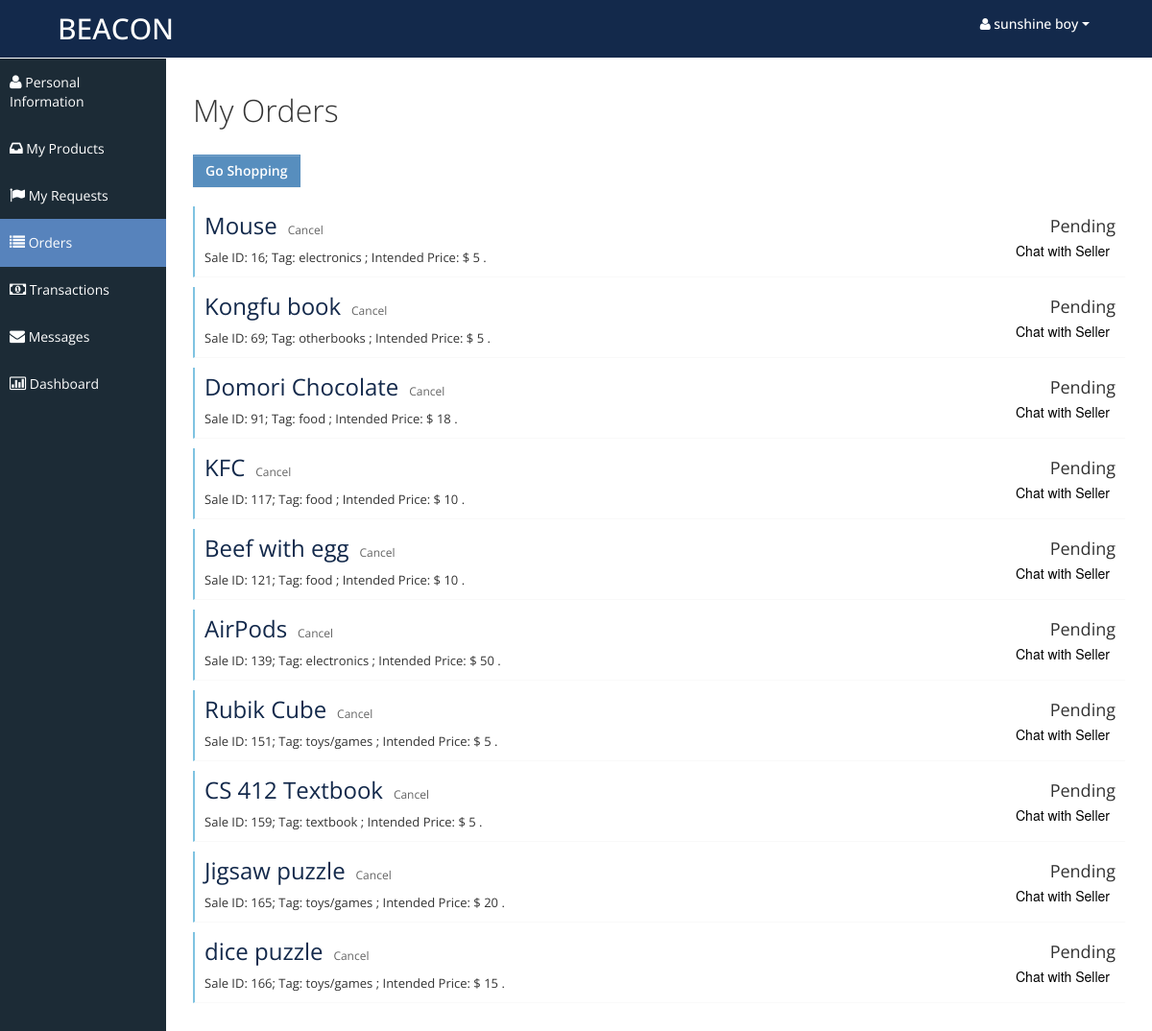
The page /myorders.php (signed in) on the database its author committed.
### tables this page shows
CREATE TABLE `Sales` (
  `SaleId` int NOT NULL,
  `SellerId` varchar(50) DEFAULT NULL,
  `ProductName` varchar(50) DEFAULT NULL,
  `Tag` varchar(50) DEFAULT NULL,
  `Description` varchar(500) DEFAULT NULL,
  `Image` varchar(100) DEFAULT NULL,
  `IntendedPrice` double DEFAULT NULL,
  `OriginalPrice` double DEFAULT NULL,
  `Depreciation` int DEFAULT NULL,
  `IntendedBuyerId` varchar(50) DEFAULT NULL,
  `DatePost` timestamp NOT NULL DEFAULT CURRENT_TIMESTAMP
);

### myorders.php (the view, shortened to what this page needs)
<?php
	$curr_user = $_SESSION['curr_user'];
	if (empty($curr_user)) {
		$msg = "curr_user is empty";
	}
	else {
		$conn = connectDB();
		$sql = "SELECT * FROM Sales WHERE IntendedBuyerId = '$curr_user'";
		$result = $conn->query($sql);
		if ($result) {
			$array = array();
			while($row = mysqli_fetch_assoc($result)){
				$array[]=$row;
			}
		} else {
			$msg = "No record" . $sql . "<br>" . $conn->error;
		}
	}
?>
<!DOCTYPE html>
<html lang="en">
<head>
	<link id="bootstrap-style" href="css/bootstrap.min.css" rel="stylesheet">
	<link href="css/bootstrap-responsive.min.css" rel="stylesheet">
	<link id="base-style" href="css/style.css" rel="stylesheet">
	<link id="base-style-responsive" href="css/style-responsive.css" rel="stylesheet">
</head>
<body>
	<div class="navbar">
		<div class="navbar-inner">
			<div class="container-fluid">
				<a class="brand" href="index.php"><span>BEACON</span></a>
				<div class="nav-no-collapse header-nav">
					<ul class="nav pull-right">
						<li class="dropdown">
							<a class="btn dropdown-toggle" data-toggle="dropdown" href="#">
								<span><span><i class="icon-user"> </i><?php echo $curr_user; ?></span>
								<span class="caret"></span>
							</a>
						</li>
					</ul>
				</div>
			</div>
		</div>
	</div>
	<div class="container-fluid-full">
	<div class="row-fluid">
	<div id="sidebar-left" class="span2">
		<div class="nav-collapse sidebar-nav">
			<ul class="nav nav-tabs nav-stacked main-menu">
				<li><a href="myprofile.php"><i class="icon-user"></i><span class="hidden-tablet"> Personal Information</span></a></li>
				<li><a href="myproducts.php"><i class="icon-inbox"></i><span class="hidden-tablet"> My Products</span></a></li>
				<li><a href="myrequests.php"><i class="icon-flag"></i><span class="hidden-tablet"> My Requests</span></a></li>
				<li><a href="myorders.php"><i class="icon-list"></i><span class="hidden-tablet"> Orders</span></a></li>
				<li><a href="mytransactions.php"><i class="icon-money"></i><span class="hidden-tablet"> Transactions</span></a></li>
				<li><a href="mymessages.php"><i class="icon-envelope"></i><span class="hidden-tablet"> Messages</span></a></li>
				<li><a href="dashboard.php"><i class="icon-bar-chart"></i><span class="hidden-tablet"> Dashboard</span></a></li>
			</ul>
		</div>
	</div>
	<div id="content" class="span10">
		<div class="row-fluid">
			<div class="span12">
				<h1>My Orders</h1> </br>
				<a href= "index.php" type="btn" class="btn btn-primary" style="font-weight:600;">Go Shopping</a>
				<?php foreach($array as $val): ?>
				<div class="task none" style="margin-top:10px;">
					<div class="desc">
						<span class="title">
							<a href="single-product.php?Id=<?php echo $val['SaleId'];?>&choosedb=Sales" style="color:#13294B;font-size:x-large;"><?php echo $val['ProductName']; ?></a>
						</span>&nbsp;
						<a href="javascript:void(0);" onclick="reject_sale(<?php echo $val['SaleId']; ?>)" style="font-size:12px;">Cancel</a>
						<div style="font-size:13px; margin-top:8px;">
							Sale ID: <?php echo $val['SaleId']; ?>;
							Tag: <?php echo $val['Tag']; ?> ;
							Intended Price: $ <?php echo $val['IntendedPrice']; ?> .
						</div>
					</div>
					<div class="time">
						<div class="date"> Pending </div>
						<div>
							<button type="querybtn" style="border:none; background:none;">Chat with Seller</button>
						</div>
					</div>
				</div>
				<?php endforeach; ?>
			</div>
		</div>
	</div>
	</div>
	</div>
</body>
</html>

### css/style.css (style rules this page uses)
body { background: #F5F5F5; color: #333; border: none; font-family: 'Open Sans', sans-serif; font-weight: 400; }
a { color: #646464; }
h1 { font-size: 32px; line-height: 32px; font-weight: 300; }
.navbar { margin-bottom: 0px; }
.navbar-inner { margin-bottom: 0px; min-height: 60px; padding-right: 20px; padding-left: 20px; background: #13294b; filter: none; text-shadow: 1px 1px 1px #13294b; border: none; color: #fff; -webkit-border-radius: 0px; -moz-border-radius: 0px; border-radius: 0px; *zoom: 1; border-bottom: 1px solid #fff; }
.navbar-inner a { color: #7b7b7b; text-shadow: 0 -1px 1px #1e3877; }
.navbar-inner a i { margin-top: 2px; }
a.brand span { color: #fff; text-shadow: none; }
.header-nav { padding: 0px; color: #fff !important; background: #000 !important; }
.header-nav .nav { margin: 0px; }
.header-nav .btn { display: inline-block; padding: 21px 20px; margin-top: 0px; margin-left: 0px; font-size: 14px; line-height: 20px; text-align: center; text-shadow: none; vertical-align: middle; cursor: pointer; background: transparent; border-left: none; border-right: none; border-top: 0px; border-bottom: 0px; -webkit-border-radius: 0px; -moz-border-radius: 0px; border-radius: 0px; -webkit-box-shadow: none !important; -moz-box-shadow: none !important; box-shadow: none !important; }
.header-nav a.btn { color: #fff !important; text-shadow: none !important; padding: 15px 25px !important; }
.header-nav .btn .caret { border-top-color: #fff !important; border-bottom-color: #fff !important; }
#sidebar-left { background: #1C2B36; }
.sidebar-nav > ul { margin: 0px; padding-bottom: 1px; font-size: 14px; }
.nav-tabs.nav-stacked > li > a, .nav-tabs.nav-stacked > li > ul > li > a { padding: 15px 10px 14px 10px; color: #fff; border-top: none; border-bottom: 1px solid transparent; border-left: none; border-right: none; text-decoration: none; -webkit-border-radius: 0px; -moz-border-radius: 0px; border-radius: 0px; }
.nav-tabs.nav-stacked > li:last-child > a { border-bottom: 1px solid transparent; }
.nav-tabs.nav-stacked > li > a > i, .nav-tabs.nav-stacked > li > ul > li > a > i { opacity: 1; filter: alpha(opacity=100); -ms-filter:"progid:DXImageTransform.Microsoft.Alpha(Opacity=100)"; font-size: 16px; }
.nav-tabs.nav-stacked > li.active > a, .nav-tabs.nav-stacked > li > ul > li.active > a { background: #5783bc; border-bottom: 1px solid #5783bc; }
.nav-tabs.nav-stacked > li:first-child > a { margin: 0px 0px 0px 0px; -webkit-border-radius: 0px; -moz-border-radius: 0px; border-radius: 0px; }
.nav-tabs.nav-stacked > li:last-child > a { -webkit-border-radius: 0px; -moz-border-radius: 0px; border-radius: 0px; }
#content { background: #ffffff; filter: none; min-height: 100%; padding: 20px 20px; position: relative; }
.btn { display: inline-block; padding: 6px 12px; margin-bottom: 10px; font-size: 14px; font-weight: 500; line-height: 20px; text-align: center; white-space: nowrap; vertical-align: middle; cursor: pointer; border: 1px solid #a7a9aa; -webkit-border-radius: 0px !important; border-radius: 0px !important; }
.btn i { margin-top: 2px; }
.btn { color: #ffffff; background-color: #a7a9aa; border-color: #a7a9aa; background-image: none; filter: none; text-shadow: none; }
.btn-primary { background-color: #578EBE; border-color: #578EBE; }
.task { border-bottom: 1px solid #f9f9f9; margin-bottom: 1px; }
.task.none { border-left: 2px solid #7fc3e1; }
.task .desc { display: inline-block; width: 75%; padding: 10px 10px; font-size: 12px; }
.task .desc .title { font-size: 18px; margin-bottom: 5px; }
.task .time { display: inline-block; float: right; width: 15%; padding: 10px 10px 10px 0px; font-size: 12px; text-align: right; }
.task .time .date { font-size: 18px; margin-bottom: 5px; }
.navbar .brand { margin: 10px; margin-left: 0px; font-size: 30px; font-weight: 500; }

### css/style-responsive.css (style rules this page uses)
@media (min-width: 1200px) { .container-fluid-full { overflow: hidden; position: relative; height: 100%; } }
@media (min-width: 1200px) { #content { width: 85.578%; padding: 28px; margin: 0px 0px; margin-left: 14.422% !important; } }
@media (min-width: 1200px) { #sidebar-left { background: #1C2B36; margin-left: 0px !important; position: absolute; height: 100%; } }
@media (min-width: 1200px) { .sidebar-nav > ul { margin: 0px; } }

### css/halflings.css (style rules this page uses)
html, html .halflings { -webkit-font-smoothing: antialiased !important; }

### rows shown on the page
sales: ProductName "Mouse", SaleId "16", Tag "electronics", IntendedPrice "5"
sales: ProductName "Kongfu book", SaleId "69", Tag "otherbooks", IntendedPrice "5"
sales: ProductName "Domori Chocolate", SaleId "91", Tag "food", IntendedPrice "18"
sales: ProductName "KFC", SaleId "117", Tag "food", IntendedPrice "10"
sales: ProductName "Beef with egg", SaleId "121", Tag "food", IntendedPrice "10"
sales: ProductName "AirPods", SaleId "139", Tag "electronics", IntendedPrice "50"
sales: ProductName "Rubik Cube", SaleId "151", Tag "toys/games", IntendedPrice "5"
sales: ProductName "CS 412 Textbook", SaleId "159", Tag "textbook", IntendedPrice "5"
sales: ProductName "Jigsaw puzzle", SaleId "165", Tag "toys/games", IntendedPrice "20"
sales: ProductName "dice puzzle", SaleId "166", Tag "toys/games", IntendedPrice "15"

### other values the page prints
$curr_user "sunshine boy"
